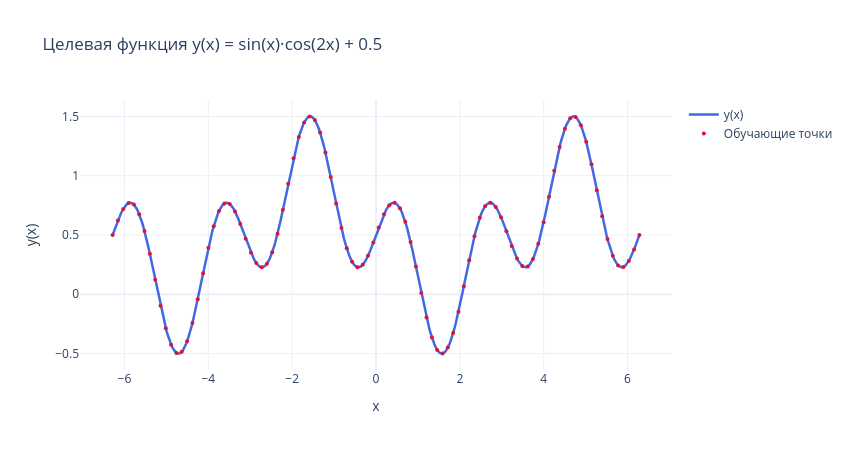

Write notebook code for a chart like this one.
### Markdown cell above
## Целевая функция

Определим целевую функцию $y(x) = \sin(x) \cdot \cos(2x) + 0{,}5$ и визуализируем её на отрезке $[-2\pi,\; 2\pi]$.

### Code cell
def target_function(x):
    return np.sin(x) * np.cos(2 * x) + 0.5


x_train = np.linspace(-2 * np.pi, 2 * np.pi, 100).reshape(-1, 1)
y_train = target_function(x_train)

x_plot = np.linspace(-2 * np.pi, 2 * np.pi, 500).reshape(-1, 1)
y_plot = target_function(x_plot)

fig = go.Figure()
fig.add_trace(go.Scatter(
    x=x_plot.flatten(), y=y_plot.flatten(),
    mode='lines', name='y(x)',
    line=dict(color='royalblue', width=2.5)
))
fig.add_trace(go.Scatter(
    x=x_train.flatten(), y=y_train.flatten(),
    mode='markers', name='Обучающие точки',
    marker=dict(color='crimson', size=4)
))
fig.update_layout(
    title='Целевая функция y(x) = sin(x)·cos(2x) + 0.5',
    xaxis_title='x', yaxis_title='y(x)',
    template='plotly_white', width=850, height=450
)
fig.write_html('outputs/target_function.html')
fig.show()

### Figure 1 — Plotly figure (JSON) as saved in the notebook; plotly's stock layout.template omitted (floating-point values rounded to 4 significant figures; data arrays with more than 128 entries replaced by an {"elided": "..."} marker saying what was removed)
{"data": [{"line": {"color": "royalblue", "width": 2.5}, "mode": "lines", "name": "y(x)", "type": "scatter", "x": {"elided": "500 float values"}, "y": {"elided": "500 float values"}}, {"marker": {"color": "crimson", "size": 4}, "mode": "markers", "name": "Обучающие точки", "type": "scatter", "x": [-6.283, -6.156, -6.029, -5.902, -5.775, -5.649, -5.522, -5.395, -5.268, -5.141, -5.014, -4.887, -4.76, -4.633, -4.506, -4.379, -4.252, -4.125, -3.998, -3.871, -3.745, -3.618, -3.491, -3.364, -3.237, -3.11, -2.983, -2.856, -2.729, -2.602, -2.475, -2.348, -2.221, -2.094, -1.967, -1.841, -1.714, -1.587, -1.46, -1.333, -1.206, -1.079, -0.952, -0.8251, -0.6981, -0.5712, -0.4443, -0.3173, -0.1904, -0.06347, 0.06347, 0.1904, 0.3173, 0.4443, 0.5712, 0.6981, 0.8251, 0.952, 1.079, 1.206, 1.333, 1.46, 1.587, 1.714, 1.841, 1.967, 2.094, 2.221, 2.348, 2.475, 2.602, 2.729, 2.856, 2.983, 3.11, 3.237, 3.364, 3.491, 3.618, 3.745, 3.871, 3.998, 4.125, 4.252, 4.379, 4.506, 4.633, 4.76, 4.887, 5.014, 5.141, 5.268, 5.395, 5.522, 5.649, 5.775, 5.902, 6.029, 6.156, 6.283], "y": [0.5, 0.6225, 0.7195, 0.769, 0.7563, 0.676, 0.5328, 0.341, 0.1227, -0.09568, -0.2865, -0.4254, -0.4943, -0.4843, -0.3967, -0.2428, -0.04262, 0.1783, 0.3924, 0.5739, 0.7024, 0.7658, 0.762, 0.6989, 0.5933, 0.4683, 0.3499, 0.263, 0.228, 0.2574, 0.3543, 0.5113, 0.712, 0.933, 1.147, 1.327, 1.45, 1.499, 1.469, 1.364, 1.196, 0.9883, 0.7664, 0.5582, 0.3884, 0.2754, 0.229, 0.2487, 0.3243, 0.4371, 0.5629, 0.6757, 0.7513, 0.771, 0.7246, 0.6116, 0.4418, 0.2336, 0.01175, -0.1962, -0.3638, -0.4694, -0.4994, -0.4497, -0.327, -0.147, 0.06699, 0.288, 0.4887, 0.6457, 0.7426, 0.772, 0.737, 0.6501, 0.5317, 0.4067, 0.3011, 0.238, 0.2342, 0.2976, 0.4261, 0.6076, 0.8217, 1.043, 1.243, 1.397, 1.484, 1.494, 1.425, 1.287, 1.096, 0.8773, 0.659, 0.4672, 0.324, 0.2437, 0.231, 0.2805, 0.3775, 0.5]}], "layout": {"height": 450, "title": {"text": "Целевая функция y(x) = sin(x)·cos(2x) + 0.5"}, "width": 850, "xaxis": {"title": {"text": "x"}}, "yaxis": {"title": {"text": "y(x)"}}}}
